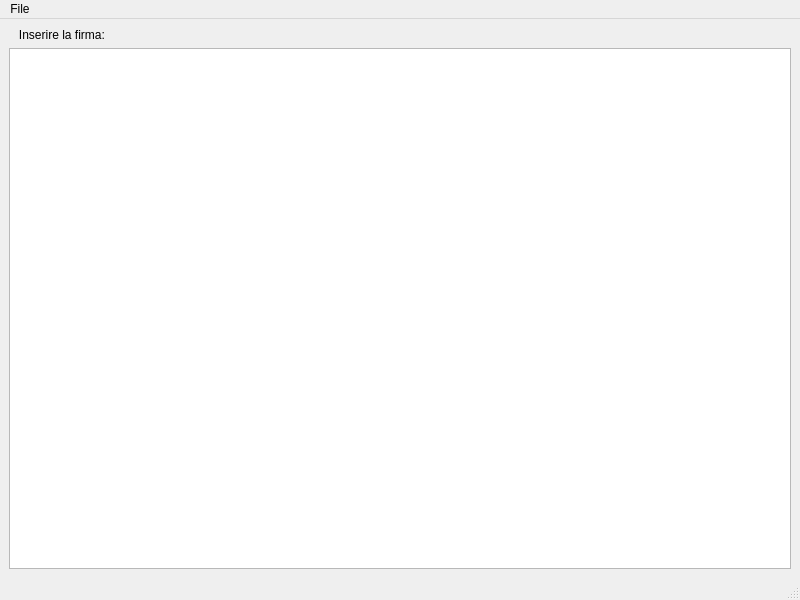
<?xml version="1.0" encoding="UTF-8"?>
<ui version="4.0">
 <class>MainWindow</class>
 <widget class="QMainWindow" name="MainWindow">
  <property name="geometry">
   <rect>
    <x>0</x>
    <y>0</y>
    <width>800</width>
    <height>600</height>
   </rect>
  </property>
  <property name="windowTitle">
   <string>S.U.G.O.</string>
  </property>
  <widget class="QWidget" name="centralwidget">
   <layout class="QVBoxLayout" name="verticalLayout">
    <item>
     <widget class="QLabel" name="textLabel">
      <property name="text">
       <string>   Inserire la firma:</string>
      </property>
      <property name="wordWrap">
       <bool>true</bool>
      </property>
     </widget>
    </item>
    <item>
     <widget class="QGraphicsView" name="graphicsView">
      <property name="mouseTracking">
       <bool>false</bool>
      </property>
      <property name="tabletTracking">
       <bool>false</bool>
      </property>
      <property name="verticalScrollBarPolicy">
       <enum>Qt::ScrollBarAlwaysOff</enum>
      </property>
      <property name="horizontalScrollBarPolicy">
       <enum>Qt::ScrollBarAlwaysOff</enum>
      </property>
      <property name="sizeAdjustPolicy">
       <enum>QAbstractScrollArea::AdjustIgnored</enum>
      </property>
      <property name="resizeAnchor">
       <enum>QGraphicsView::NoAnchor</enum>
      </property>
      <property name="viewportUpdateMode">
       <enum>QGraphicsView::SmartViewportUpdate</enum>
      </property>
     </widget>
    </item>
   </layout>
  </widget>
  <widget class="QMenuBar" name="menubar">
   <property name="geometry">
    <rect>
     <x>0</x>
     <y>0</y>
     <width>800</width>
     <height>21</height>
    </rect>
   </property>
   <widget class="QMenu" name="menuasdogne">
    <property name="title">
     <string>File</string>
    </property>
    <addaction name="actionLol"/>
   </widget>
   <addaction name="menuasdogne"/>
  </widget>
  <widget class="QStatusBar" name="statusbar"/>
  <action name="actionLol">
   <property name="text">
    <string>Exit</string>
   </property>
  </action>
 </widget>
 <resources/>
 <connections/>
</ui>
